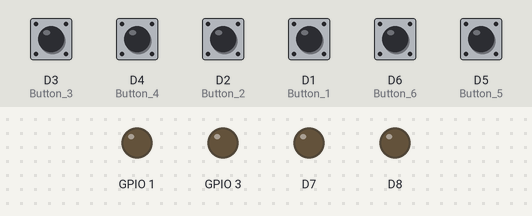
Recording of a sketch running on a simulated ESP8266 (NodeMCU). On the bench: output pins drawn as LEDs (lit = HIGH). The test bench sets the inputs (shaded band); at power-on: D1 (Button_1), D2 (Button_2), D3 (Button_3), D4 (Button_4), D5 (Button_5), D6 (Button_6) HIGH. WiFi joins after 1.5 s; servers stay silent unless stated; what the sketch prints to the serial monitor is not drawn.

Above: at 2.7 s.
2.8 s: D2 (Button_2) pulled LOW for 1 s
At 4.5 s:
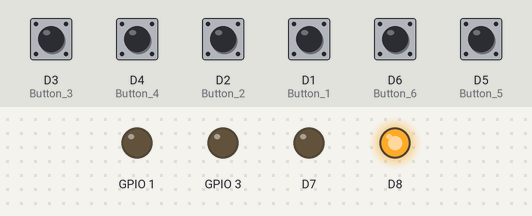
5.3 s: D1 (Button_1) pulled LOW for 0.15 s
At 5.9 s:
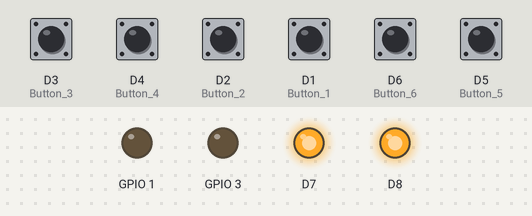
6.9 s: D6 (Button_6) pulled LOW for 0.15 s
At 8.1 s:
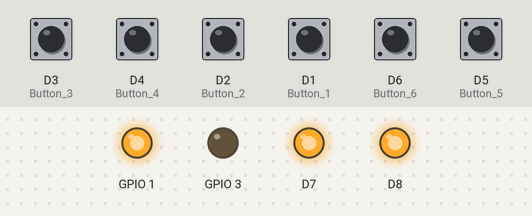
8.5 s: D5 (Button_5) pulled LOW for 0.15 s
At 9.5 s:
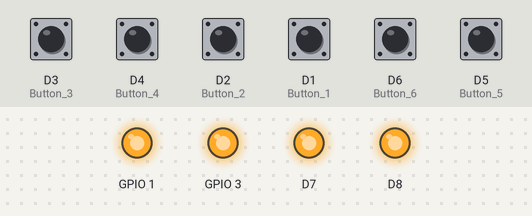
10.1 s: D2 (Button_2) pulled LOW for 0.15 s
At 10.7 s:
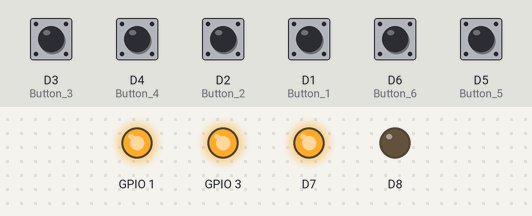
11.7 s: D1 (Button_1) pulled LOW for 1 s
At 13.7 s:
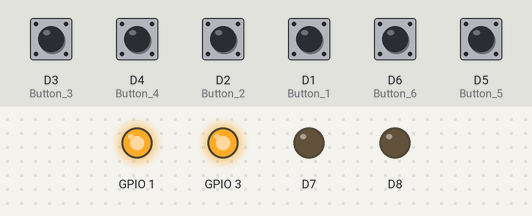
Timing chart, 0 to 15.2 s (numbered marks = the images above; inputs shaded):
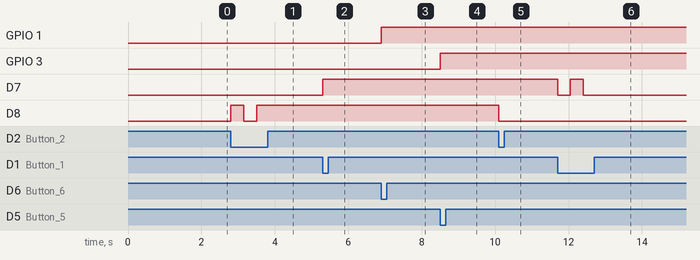

Measured:
- after the input at 2.8 s, D8: LOW → HIGH at once, → LOW 0.35 s later, → HIGH 0.35 s later
- after the input at 5.3 s, D7: LOW → HIGH at once
- after the input at 6.9 s, GPIO 1: LOW → HIGH at once
- after the input at 8.5 s, GPIO 3: LOW → HIGH at once
- after the input at 10.1 s, D8: HIGH → LOW at once
- after the input at 11.7 s, D7: HIGH → LOW at once, → HIGH 0.35 s later, → LOW 0.35 s later

The sketch:

esp_firebase.ino
```cpp
#include "FirebaseESP8266.h"
#include <ESP8266WiFi.h>
#define FIREBASE_HOST "its-system-93dd1.firebaseio.com"
#define FIREBASE_AUTH "qOaIA3hJoqTuXnO4vKDSPuPUd9NOjKXwGvpQuvrV"
#define WIFI_SSID "vivo 1907"
#define WIFI_PASSWORD "ployploy"
int Room1 = 0;
int Room2 = 0;
int Room3 = 0;
int Room4 = 0;
int Room5 = 0;
int Room6 = 0;
int Status_Room1 = 0;
int Status_Room2 = 0;
int Status_Room3 = 0;
int Status_Room4 = 0;
int Status_Room5 = 0;
int Status_Room6 = 0;
int Room11, Room22, Room33, Room44, Room55, Room66;
#define Button_1  D1
#define Button_2  D2
#define Button_3  D3
#define Button_4  D4
#define Button_5  D5
#define Button_6  D6
FirebaseData firebaseData;
String Full;
FirebaseJson json;
void printResult(FirebaseData &data);

void setup()
{

  Serial.begin(115200);
  pinMode(Button_1, INPUT_PULLUP); //Button1
  pinMode(Button_2, INPUT_PULLUP); //Button2
  pinMode(Button_3, INPUT_PULLUP); //Button3
  pinMode(Button_4, INPUT_PULLUP); //Button4
  pinMode(Button_5, INPUT_PULLUP); //Button5
  pinMode(Button_6, INPUT_PULLUP); //Button6
  pinMode(D7, OUTPUT);
  pinMode(D8, OUTPUT);
  pinMode(D9, OUTPUT);
  pinMode(D10, OUTPUT);
  WiFi.begin(WIFI_SSID, WIFI_PASSWORD);
  Serial.print("Connecting to Wi-Fi");
  while (WiFi.status() != WL_CONNECTED)
  {
    Serial.print(".");
    delay(300);
  }
  Serial.println();
  Serial.print("Connected with IP: ");
  Serial.println(WiFi.localIP());
  Serial.println();

  Firebase.begin(FIREBASE_HOST, FIREBASE_AUTH);
  Firebase.reconnectWiFi(true);
  digitalWrite(D7, LOW);
  digitalWrite(D8, LOW);
  digitalWrite(D9, LOW);
  digitalWrite(D10, LOW);
}

void loop()
{ Room11 = digitalRead(Button_1);
  Room22 = digitalRead(Button_2);
  Room33 = digitalRead(Button_3);
  Room44 = digitalRead(Button_4);
  Room55 = digitalRead(Button_5);
  Room66 = digitalRead(Button_6);
  //Woman
  if (Status_Room1 == 0)
  {
    if (Room11 == 0)
    { digitalWrite(D7, HIGH);
      Firebase.setDouble(firebaseData, "/Floor3/Position1/Woman/Room3", Room3 = 1);
      Room11 = 1;
      delay(200);
      Status_Room1 = 1;

    }

  }
  if (Status_Room1 == 1)
  {
    if (Room11 == 0)
    { digitalWrite(D7, LOW);
      Firebase.setDouble(firebaseData, "/Floor3/Position1/Woman/Room3", Room3 = 0);
      Room11 = 1;
      delay(200);
      Status_Room1 = 0;
    }

  }

  if (Status_Room2 == 0)
  {
    if (Room22 == 0)
    { digitalWrite(D8, HIGH);
      Firebase.setDouble(firebaseData, "/Floor3/Position1/Woman/Room2", Room2 = 1);
      Room22 = 1;
      delay(200);
      Serial.print("ON");
      Status_Room2 = 1;

    }

  }

  if (Status_Room2 == 1)
  {
    if (Room22 == 0)
    { digitalWrite(D8, LOW);
      Firebase.setDouble(firebaseData, "/Floor3/Position1/Woman/Room2", Room2 = 0);
      Room22 = 1;
      delay(200);
      Status_Room2 = 0;
    }

  }

  if (Status_Room3 == 0)
  {
    if (Room33 == 0)
    {
      Firebase.setDouble(firebaseData, "/Floor3/Position1/Woman/Room1", Room1 = 1);
      Room33 = 1;
      delay(200);
      Status_Room3 = 1;

    }

  }

  if (Status_Room3 == 1)
  {
    if (Room33 == 0)
    {
      Firebase.setDouble(firebaseData, "/Floor3/Position1/Woman/Room1", Room1 = 0);
      Room33 = 1;
      delay(200);
      Status_Room3 = 0;
    }

  }
  //MAN
  if (Status_Room4 == 0)
  {
    if (Room44 == 0)
    {
      Firebase.setDouble(firebaseData, "/Floor3/Position1/MAN/Room3", Room3 = 1);
      Room44 = 1;
      delay(200);
      Status_Room4 = 1;

    }

  }

  if (Status_Room4 == 1)
  {
    if (Room44 == 0)
    {
      Firebase.setDouble(firebaseData, "/Floor3/Position1/MAN/Room3", Room3 = 0);
      Room44 = 1;
      delay(200);
      Status_Room4 = 0;
    }

  }

  if (Status_Room5 == 0)
  {
    if (Room55 == 0)
    { digitalWrite(D9, HIGH);
      Firebase.setDouble(firebaseData, "/Floor3/Position1/MAN/Room2", Room2 = 1);
      Room55 = 1;
      delay(200);
      Status_Room5 = 1;

    }

  }

  if (Status_Room5 == 1)
  {
    if (Room55 == 0)
    { digitalWrite(D9, LOW);
      Firebase.setDouble(firebaseData, "/Floor3/Position1/MAN/Room2", Room2 = 0);
      Room55 = 1;
      delay(200);
      Status_Room5 = 0;
    }

  }

  if (Status_Room6 == 0)
  {
    if (Room66 == 0)
    { digitalWrite(D10, HIGH);
      Firebase.setDouble(firebaseData, "/Floor3/Position1/MAN/Room1", Room1 = 1);
      Room66 = 1;
      delay(200);
      Status_Room6 = 1;

    }

  }

  if (Status_Room6 == 1)
  {
    if (Room66 == 0)
    { digitalWrite(D10, LOW);
      Firebase.setDouble(firebaseData, "/Floor3/Position1/MAN/Room1", Room1 = 0);
      Room66 = 1;
      delay(200);
      Status_Room6 = 0;
    }

  }

}
```
